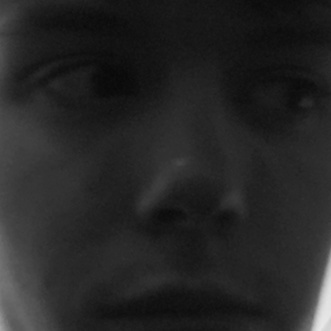
#> input picture Lab/Lab4/Dataset_Faces/Tag.1.1.jpg, 331 x 331 px
$ python -i face_recognition.py   (imports and definitions only)
#> lines starting #> are read from the running program, lines starting #| are printed output that depends on the picture
#> further down, picture is the input picture: shape (331, 331, 3); min 8, max 232, mean 37.6
import os
os.environ["DISPLAY"] = ":0"  # Ensure X server is accessible
os.environ["QT_QPA_PLATFORM"] = "xcb"
import cv2
import numpy as np
from picamera2 import Picamera2

def preprocess_image(image):
    """Apply preprocessing to improve face detection and recognition"""
    # Convert to grayscale if needed
    if len(image.shape) == 3:
        gray = cv2.cvtColor(image, cv2.COLOR_BGR2GRAY)
    else:
        gray = image.copy()

    # Apply histogram equalization to enhance contrast
    gray = cv2.equalizeHist(gray)
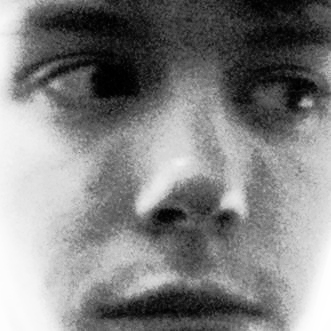
#> gray: shape (331, 331); min 0, max 255, mean 130.3

    # Apply Gaussian blur to reduce noise (using a smaller kernel for better detail preservation)
    gray = cv2.GaussianBlur(gray, (3, 3), 0)

    return gray

# [179 lines left out: function run_face_recognition, not called in this run]

# [2 lines not run here, left out]

>>> import cv2
>>> picture = cv2.imread('Lab4/Dataset_Faces/Tag.1.1.jpg')
>>> result = preprocess_image(picture)

$ run again, on Lab/Lab4/Dataset_Faces/Tag.1.10.jpg
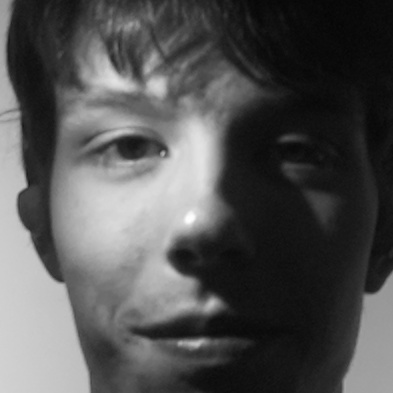
#> input picture Lab/Lab4/Dataset_Faces/Tag.1.10.jpg, 393 x 393 px
#> picture is the input picture: shape (393, 393, 3); min 5, max 255, mean 82.3
#> in preprocess_image, `gray = cv2.equalizeHist(gray)`:
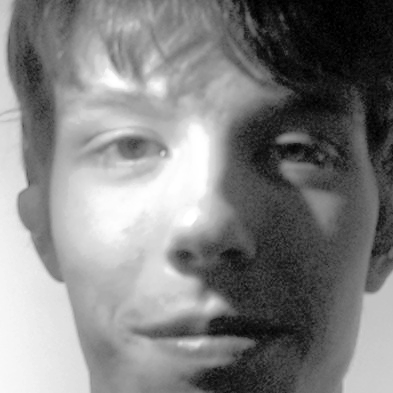
#> gray: shape (393, 393); min 0, max 255, mean 128.7

$ run again, on Lab/Lab4/Dataset_Faces/Tag.1.11.jpg
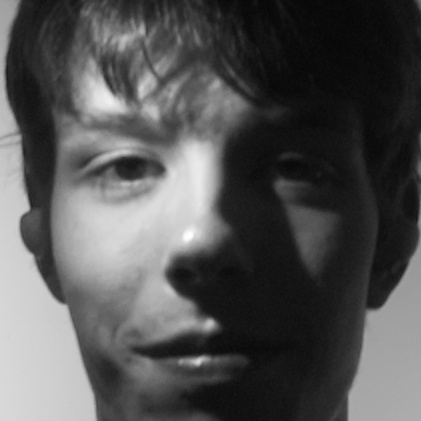
#> input picture Lab/Lab4/Dataset_Faces/Tag.1.11.jpg, 421 x 421 px
#> picture is the input picture: shape (421, 421, 3); min 5, max 255, mean 82.9
#> in preprocess_image, `gray = cv2.equalizeHist(gray)`:
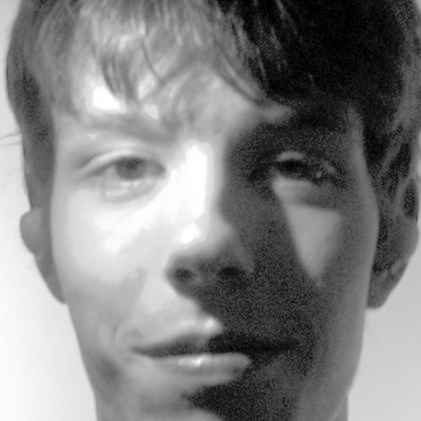
#> gray: shape (421, 421); min 0, max 255, mean 128.6
